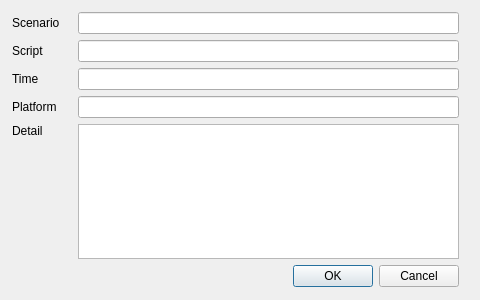
<?xml version="1.0" encoding="UTF-8"?>
<ui version="4.0">
 <class>SaveTestDialog</class>
 <widget class="QDialog" name="SaveTestDialog">
  <property name="geometry">
   <rect>
    <x>0</x>
    <y>0</y>
    <width>480</width>
    <height>300</height>
   </rect>
  </property>
  <property name="minimumSize">
   <size>
    <width>480</width>
    <height>300</height>
   </size>
  </property>
  <property name="maximumSize">
   <size>
    <width>480</width>
    <height>300</height>
   </size>
  </property>
  <property name="windowTitle">
   <string>Save Test</string>
  </property>
  <widget class="QWidget" name="">
   <property name="geometry">
    <rect>
     <x>0</x>
     <y>0</y>
     <width>471</width>
     <height>301</height>
    </rect>
   </property>
   <layout class="QVBoxLayout" name="mainLayout">
    <property name="leftMargin">
     <number>12</number>
    </property>
    <property name="topMargin">
     <number>12</number>
    </property>
    <property name="rightMargin">
     <number>12</number>
    </property>
    <property name="bottomMargin">
     <number>14</number>
    </property>
    <item>
     <layout class="QHBoxLayout" name="Layout1">
      <item>
       <widget class="QLabel" name="lblScenario">
        <property name="minimumSize">
         <size>
          <width>60</width>
          <height>0</height>
         </size>
        </property>
        <property name="maximumSize">
         <size>
          <width>60</width>
          <height>16777215</height>
         </size>
        </property>
        <property name="text">
         <string>Scenario</string>
        </property>
       </widget>
      </item>
      <item>
       <widget class="QLineEdit" name="txtScenario"/>
      </item>
     </layout>
    </item>
    <item>
     <layout class="QHBoxLayout" name="Layout2">
      <item>
       <widget class="QLabel" name="lblScript">
        <property name="minimumSize">
         <size>
          <width>60</width>
          <height>0</height>
         </size>
        </property>
        <property name="maximumSize">
         <size>
          <width>60</width>
          <height>16777215</height>
         </size>
        </property>
        <property name="text">
         <string>Script</string>
        </property>
       </widget>
      </item>
      <item>
       <widget class="QLineEdit" name="txtScript"/>
      </item>
     </layout>
    </item>
    <item>
     <layout class="QHBoxLayout" name="Layout3">
      <item>
       <widget class="QLabel" name="lblTime">
        <property name="minimumSize">
         <size>
          <width>60</width>
          <height>0</height>
         </size>
        </property>
        <property name="maximumSize">
         <size>
          <width>60</width>
          <height>16777215</height>
         </size>
        </property>
        <property name="text">
         <string>Time</string>
        </property>
       </widget>
      </item>
      <item>
       <widget class="QLineEdit" name="txtTime"/>
      </item>
     </layout>
    </item>
    <item>
     <layout class="QHBoxLayout" name="Layout4">
      <item>
       <widget class="QLabel" name="lblPlatform">
        <property name="minimumSize">
         <size>
          <width>60</width>
          <height>0</height>
         </size>
        </property>
        <property name="maximumSize">
         <size>
          <width>60</width>
          <height>16777215</height>
         </size>
        </property>
        <property name="text">
         <string>Platform</string>
        </property>
       </widget>
      </item>
      <item>
       <widget class="QLineEdit" name="txtPlatform"/>
      </item>
     </layout>
    </item>
    <item>
     <layout class="QHBoxLayout" name="Layout5">
      <item>
       <layout class="QVBoxLayout" name="Layout51">
        <item>
         <widget class="QLabel" name="lblDetail">
          <property name="minimumSize">
           <size>
            <width>60</width>
            <height>0</height>
           </size>
          </property>
          <property name="maximumSize">
           <size>
            <width>60</width>
            <height>16777215</height>
           </size>
          </property>
          <property name="text">
           <string>Detail</string>
          </property>
         </widget>
        </item>
        <item>
         <spacer name="verticalSpacer">
          <property name="orientation">
           <enum>Qt::Vertical</enum>
          </property>
          <property name="sizeHint" stdset="0">
           <size>
            <width>20</width>
            <height>40</height>
           </size>
          </property>
         </spacer>
        </item>
       </layout>
      </item>
      <item>
       <widget class="QTextEdit" name="txtDetail"/>
      </item>
     </layout>
    </item>
    <item>
     <widget class="QDialogButtonBox" name="buttonBox">
      <property name="orientation">
       <enum>Qt::Horizontal</enum>
      </property>
      <property name="standardButtons">
       <set>QDialogButtonBox::Cancel|QDialogButtonBox::Ok</set>
      </property>
     </widget>
    </item>
   </layout>
  </widget>
 </widget>
 <resources/>
 <connections>
  <connection>
   <sender>buttonBox</sender>
   <signal>accepted()</signal>
   <receiver>SaveTestDialog</receiver>
   <slot>accept()</slot>
   <hints>
    <hint type="sourcelabel">
     <x>248</x>
     <y>254</y>
    </hint>
    <hint type="destinationlabel">
     <x>157</x>
     <y>274</y>
    </hint>
   </hints>
  </connection>
  <connection>
   <sender>buttonBox</sender>
   <signal>rejected()</signal>
   <receiver>SaveTestDialog</receiver>
   <slot>reject()</slot>
   <hints>
    <hint type="sourcelabel">
     <x>316</x>
     <y>260</y>
    </hint>
    <hint type="destinationlabel">
     <x>286</x>
     <y>274</y>
    </hint>
   </hints>
  </connection>
 </connections>
</ui>
